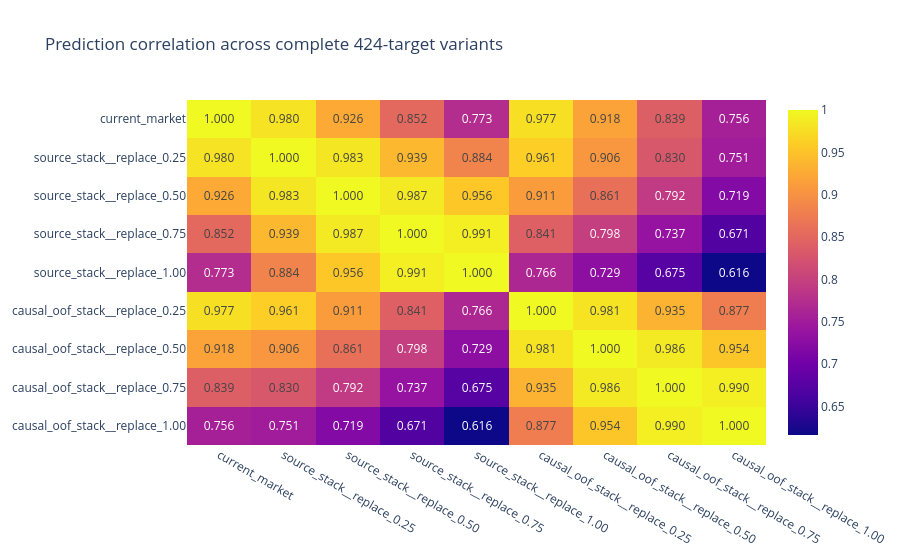

Notebook cell for this chart:
### Code cell
variant_corr = pd.DataFrame(
    {
        name: pred.to_numpy(dtype=float).ravel()
        for name, pred in predictions_by_variant.items()
    }
).corr()

fig = px.imshow(
    variant_corr,
    text_auto=".3f",
    aspect="auto",
    title="Prediction correlation across complete 424-target variants",
)
fig.show()

### Figure 1 — Plotly figure (JSON) as saved in the notebook; plotly's stock layout.template omitted (floating-point values rounded to 4 significant figures)
{"data": [{"coloraxis": "coloraxis", "hovertemplate": "x: %{x}<br>y: %{y}<br>color: %{z}<extra></extra>", "name": "0", "texttemplate": "%{z:.3f}", "type": "heatmap", "x": ["current_market", "source_stack__replace_0.25", "source_stack__replace_0.50", "source_stack__replace_0.75", "source_stack__replace_1.00", "causal_oof_stack__replace_0.25", "causal_oof_stack__replace_0.50", "causal_oof_stack__replace_0.75", "causal_oof_stack__replace_1.00"], "xaxis": "x", "y": ["current_market", "source_stack__replace_0.25", "source_stack__replace_0.50", "source_stack__replace_0.75", "source_stack__replace_1.00", "causal_oof_stack__replace_0.25", "causal_oof_stack__replace_0.50", "causal_oof_stack__replace_0.75", "causal_oof_stack__replace_1.00"], "yaxis": "y", "z": [[1.0, 0.9798, 0.9256, 0.852, 0.773, 0.9775, 0.918, 0.8389, 0.7561], [0.9798, 1.0, 0.9826, 0.9395, 0.8842, 0.961, 0.9055, 0.8304, 0.7509], [0.9256, 0.9826, 1.0, 0.9868, 0.9556, 0.9109, 0.8612, 0.7924, 0.7189], [0.852, 0.9395, 0.9868, 1.0, 0.9907, 0.8413, 0.7981, 0.7367, 0.6706], [0.773, 0.8842, 0.9556, 0.9907, 1.0, 0.7659, 0.7289, 0.6751, 0.6164], [0.9775, 0.961, 0.9109, 0.8413, 0.7659, 1.0, 0.981, 0.9349, 0.8772], [0.918, 0.9055, 0.8612, 0.7981, 0.7289, 0.981, 1.0, 0.986, 0.9537], [0.8389, 0.8304, 0.7924, 0.7367, 0.6751, 0.9349, 0.986, 1.0, 0.9905], [0.7561, 0.7509, 0.7189, 0.6706, 0.6164, 0.8772, 0.9537, 0.9905, 1.0]]}], "layout": {"coloraxis": {"colorscale": [[0.0, "#0d0887"], [0.1111, "#46039f"], [0.2222, "#7201a8"], [0.3333, "#9c179e"], [0.4444, "#bd3786"], [0.5556, "#d8576b"], [0.6667, "#ed7953"], [0.7778, "#fb9f3a"], [0.8889, "#fdca26"], [1.0, "#f0f921"]]}, "title": {"text": "Prediction correlation across complete 424-target variants"}, "xaxis": {"anchor": "y", "domain": [0.0, 1.0]}, "yaxis": {"anchor": "x", "autorange": "reversed", "domain": [0.0, 1.0]}}}
